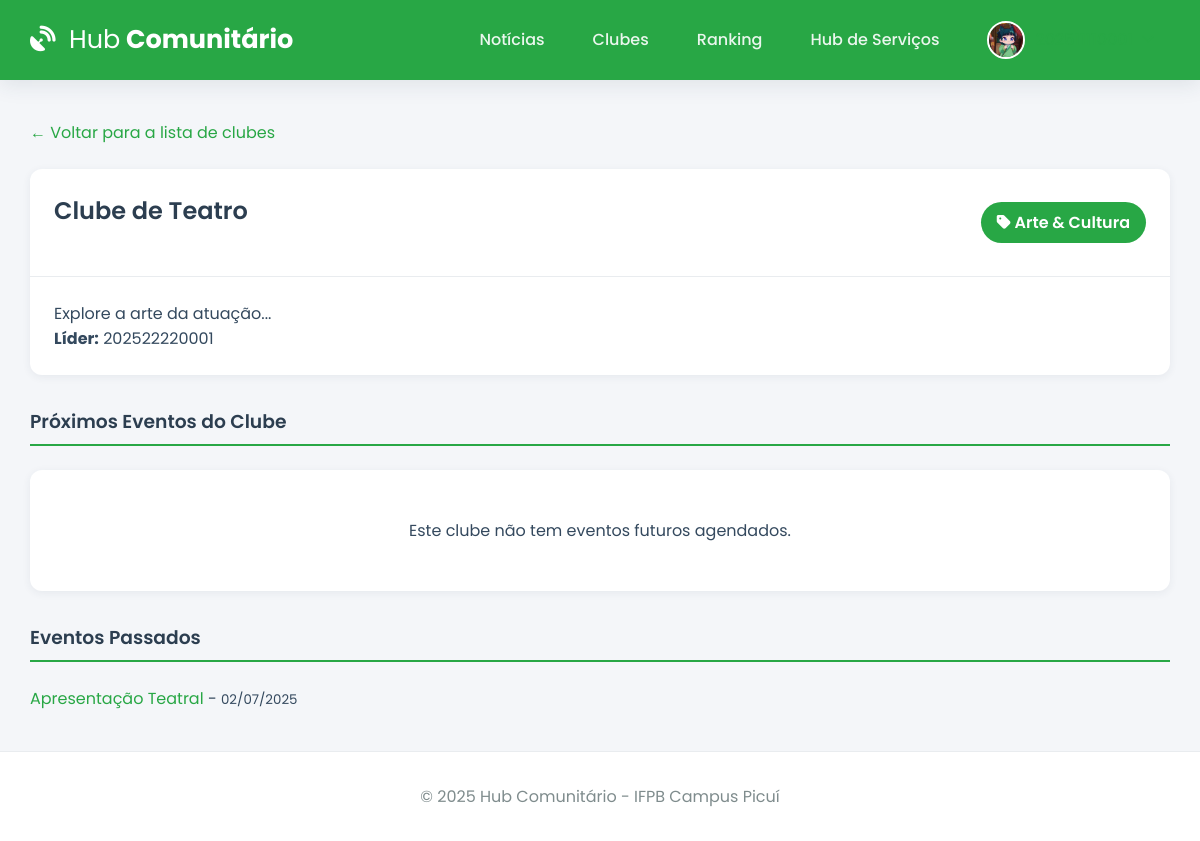
Screenshot of /clube/2 (signed in) with the database file from the repository.
### tables this page shows
CREATE TABLE user (
    id INTEGER PRIMARY KEY AUTOINCREMENT,
    email TEXT UNIQUE NOT NULL,
    username TEXT UNIQUE NOT NULL,
    password_hash TEXT NOT NULL,
    image_file TEXT NOT NULL DEFAULT 'default.jpg'
);

CREATE TABLE clube (
    id INTEGER PRIMARY KEY AUTOINCREMENT,
    nome TEXT UNIQUE NOT NULL,
    descricao TEXT NOT NULL,
    categoria TEXT NOT NULL,
    lider_id INTEGER,
    FOREIGN KEY (lider_id) REFERENCES user (id)
);

CREATE TABLE evento (
    id INTEGER PRIMARY KEY AUTOINCREMENT,
    titulo TEXT NOT NULL,
    descricao TEXT NOT NULL,
    vagas INTEGER NOT NULL,
    data_evento TEXT NOT NULL, -- Usamos TEXT para DATETIME para simplificar com SQLite
    clube_id INTEGER NOT NULL,
    FOREIGN KEY (clube_id) REFERENCES clube (id)
);

### app.py (the view)
@app.route('/clube/<int:clube_id>')
@login_required
def detalhe_clube(clube_id):
    db = get_db()
    clube_query = "SELECT c.*, u.username as lider_username, (SELECT COUNT(user_id) FROM membros_clube mc WHERE mc.clube_id = c.id) as member_count FROM clube c LEFT JOIN user u ON c.lider_id = u.id WHERE c.id = ?"
    clube = db.execute(clube_query, (clube_id,)).fetchone()
    if not clube: return "Clube não encontrado", 404
    agora = datetime.now(timezone.utc).isoformat()
    eventos_futuros = db.execute('SELECT * FROM evento WHERE clube_id = ? AND data_evento >= ? ORDER BY data_evento ASC', (clube_id, agora)).fetchall()
    eventos_passados = db.execute('SELECT * FROM evento WHERE clube_id = ? AND data_evento < ? ORDER BY data_evento DESC', (clube_id, agora)).fetchall()
    is_member = db.execute('SELECT 1 FROM membros_clube WHERE user_id = ? AND clube_id = ?', (g.user['id'], clube_id)).fetchone() is not None
    is_leader = clube['lider_id'] == g.user['id']
    return render_template('detalhe_clube.html', clube=clube, eventos_futuros=eventos_futuros, eventos_passados=eventos_passados, is_member=is_member, is_leader=is_leader)

### app.py (called while the page is built)
def get_db():
    if 'db' not in g:
        g.db = sqlite3.connect(app.config['DATABASE'], detect_types=sqlite3.PARSE_DECLTYPES)
        g.db.row_factory = sqlite3.Row
    return g.db

@app.context_processor
def inject_global_vars():
    return dict(g=g, current_year=datetime.now(timezone.utc).year, timedelta=timedelta)

@app.template_filter('format_date')
def format_date_filter(s):
    if not s: return ""
    try: return datetime.fromisoformat(s).strftime('%d/%m/%Y')
    except: return s

@app.before_request
def load_logged_in_user():
    user_id = session.get('user_id')
    g.user = get_db().execute('SELECT * FROM user WHERE id = ?', (user_id,)).fetchone() if user_id else None
    if user_id and g.user is None: session.clear()

def login_required(f):
    @wraps(f)
    def decorated_function(*args, **kwargs):
        if g.user is None:
            flash('Você precisa fazer login para acessar esta página.', 'warning')
            return redirect(url_for('login'))
        return f(*args, **kwargs)
    return decorated_function

### templates/detalhe_clube.html (shortened to what this page needs)
{% extends 'base.html' %}
{% block content %}
<div class="back-link-container">
    <a href="{{ url_for('clubes') }}">&larr; Voltar para a lista de clubes</a>
</div>
<div class="card">
    <div class="card-header">
        <h2>{{ clube.nome }}</h2>
        <span class="vagas-badge-lg" style="font-size: 1rem;"><i class="fas fa-tag"></i> {{ clube.categoria }}</span>
    </div>
    <div class="card-body">
        <p class="lead">{{ clube.descricao }}</p>
        <p><strong>Líder:</strong> {{ clube.lider_username or 'Não definido' }}</p>
    </div>
</div>
<h3 class="page-header" style="margin-top: 2rem;">Próximos Eventos do Clube</h3>
{% if eventos_futuros %}
    <div class="course-grid">
    {% for evento in eventos_futuros %}
        {% include 'partials/evento_card.html' %}
    {% endfor %}
    </div>
{% else %}
    <div class="card empty-state">
        <p class="text-muted">Este clube não tem eventos futuros agendados.</p>
    </div>
{% endif %}
<h3 class="page-header" style="margin-top: 2rem;">Eventos Passados</h3>
{% if eventos_passados %}
    <ul class="simple-list">
    {% for evento in eventos_passados %}
        <li><a href="{{ url_for('detalhe_evento', evento_id=evento.id) }}">{{ evento.titulo }}</a> - <small>{{ evento.data_evento | format_date }}</small></li>
    {% endfor %}
    </ul>
{% else %}
     <div class="card empty-state">
        <p class="text-muted">Nenhum evento passado registrado para este clube.</p>
    </div>
{% endif %}
{% endblock %}

### templates/base.html (shortened to what this page needs)
<!DOCTYPE html>
<html lang="pt-br">
<head>
    <link rel="stylesheet" href="https://cdnjs.cloudflare.com/ajax/libs/font-awesome/6.5.2/css/all.min.css" xintegrity="sha512-SnH5WK+bZxgPHs44uWIX+LLJAJ9/2PkPKZ5QiAj6Ta86w+fsb2TkcmfRyVX3pBnMFcV7oQPJkl9QevSCWr3W6A==" />
    <link rel="stylesheet" href="{{ url_for('static', filename='css/style.css') }}">
</head>
<body>
    <header class="header">
        <div class="container">
            <nav class="navbar">
                <a class="navbar-brand" href="{{ url_for('index') }}">
                    <i class="fas fa-satellite-dish"></i> <strong>Hub</strong> Comunitário
                </a>
                <div class="nav-links" id="nav-links">
                    {% if g.user %}
                        <a class="nav-item" href="{{ url_for('noticias') }}">Notícias</a>
                        <a class="nav-item" href="{{ url_for('clubes') }}">Clubes</a>
                        <a class="nav-item" href="{{ url_for('ranking') }}">Ranking</a>
                        <a class="nav-item" href="{{ url_for('hub_servicos') }}">Hub de Serviços</a>
                        <div class="nav-item user-menu">
                             <a class="user-menu-trigger" href="#">
                                 <img src="{{ url_for('static', filename='profile_pics/' + g.user['image_file']) }}" class="nav-profile-image">
                                 <span>{{ g.user['username'] }}</span> <i class="fas fa-chevron-down dropdown-icon"></i>
                             </a>
                        </div>
                    {% else %}
                        <a href="{{ url_for('login') }}" class="nav-item">Entrar</a>
                        <a href="{{ url_for('register') }}" class="nav-item btn btn-outline">Registar</a>
                    {% endif %}
                </div>
            </nav>
        </div>
    </header>
    <main class="container">
        {% block content %}{% endblock %}
    </main>
    <footer class="footer">
        <p>&copy; {{ current_year }} Hub Comunitário - IFPB Campus Picuí</p>
    </footer>
</body>
</html>

### static/css/style.css (style rules this page uses)
:root { --ifpb-green: #28a745; --ifpb-green-dark: #218838; --dark-blue: #2c3e50; --light-gray: #ecf0f1; --medium-gray: #bdc3c7; --text-color: #34495e; --light-text: #7f8c8d; --background-color: #f4f6f9; --surface-color: #ffffff; --border-color: #e9ecef; --font-family-base: 'Poppins', sans-serif; --shadow-sm: 0 2px 8px rgba(44, 62, 80, 0.07); --shadow-md: 0 5px 20px rgba(44, 62, 80, 0.1); --border-radius: 12px; }
* { box-sizing: border-box; margin: 0; padding: 0; }
html { height: 100%; }
body { font-family: var(--font-family-base); background-color: var(--background-color); color: var(--text-color); display: flex; flex-direction: column; min-height: 100%; }
.container { width: 95%; max-width: 1200px; margin: 0 auto; }
main.container { flex-grow: 1; padding-top: 2.5rem; padding-bottom: 2.5rem; }
h1, h2, h3, h4 { font-weight: 600; color: var(--dark-blue); margin-bottom: 1.5rem; }
a { color: var(--ifpb-green); text-decoration: none; transition: color 0.2s; }
.header { background-color: var(--ifpb-green); padding: 0.8rem 0; box-shadow: var(--shadow-md); position: sticky; top: 0; z-index: 1000; }
.navbar { display: flex; justify-content: space-between; align-items: center; }
.navbar-brand { font-weight: 700; font-size: 1.6rem; color: var(--surface-color); }
.navbar-brand i { margin-right: 0.5rem; }
.navbar-brand strong { font-weight: 400; }
.nav-links { display: flex; align-items: center; gap: 1rem; }
.nav-item { color: rgba(255, 255, 255, 0.9); font-weight: 500; padding: 0.5rem 1rem; border-radius: var(--border-radius); transition: background-color 0.2s; }
.nav-profile-image { width: 38px; height: 38px; border-radius: 50%; margin-right: 10px; object-fit: cover; border: 2px solid var(--surface-color); }
.user-menu { position: relative; }
.user-menu-trigger { display: flex; align-items: center; cursor: pointer; }
.user-menu-trigger .dropdown-icon { font-size: 0.8em; margin-left: 0.5rem; transition: transform 0.2s; }
.card { background-color: var(--surface-color); border-radius: var(--border-radius); box-shadow: var(--shadow-sm); transition: all 0.3s ease-in-out; display: flex; flex-direction: column; height: 100%; }
.card .card-header { padding: 1.5rem; border-bottom: 1px solid var(--border-color); display: flex; justify-content: space-between; align-items: center; }
.card .card-body { padding: 1.5rem; flex-grow: 1; }
.vagas-badge, .vagas-badge-lg { background-color: var(--ifpb-green); color: white; padding: 0.4rem 0.8rem; border-radius: 50px; font-size: 0.85rem; font-weight: 600; }
.vagas-badge-lg { font-size: 1rem; padding: 0.5rem 1rem; }
.course-list, .simple-list { list-style: none; }
.empty-state { text-align: center; padding: 3rem 1rem; }
.page-header { border-bottom: 2px solid var(--ifpb-green); padding-bottom: 0.5rem; }
.back-link-container { margin-bottom: 1.5rem; }
.footer { padding: 2rem 0; background-color: var(--surface-color); text-align: center; margin-top: auto; border-top: 1px solid var(--border-color); }
.footer p { margin: 0; color: var(--light-text); }

### rows the page displays
user: image_file (placeholder picture)
clube: nome "Clube de Teatro", categoria "Arte & Cultura", descricao "Explore a arte da atuação..."
user: username "202522220001"
evento: titulo "Apresentação Teatral", data_evento "02/07/2025"
